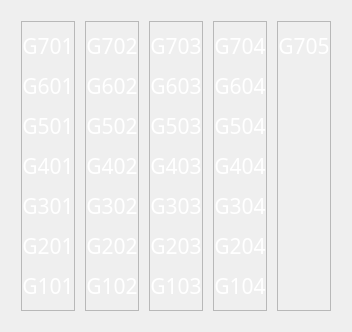
            <widget class="QWidget" name="bay_g_page">
             <layout class="QVBoxLayout" name="verticalLayout_50">
              <item>
               <widget class="QFrame" name="frame_42">
                <property name="frameShape">
                 <enum>QFrame::NoFrame</enum>
                </property>
                <property name="frameShadow">
                 <enum>QFrame::Raised</enum>
                </property>
                <layout class="QHBoxLayout" name="horizontalLayout_11">
                 <property name="spacing">
                  <number>10</number>
                 </property>
                 <property name="leftMargin">
                  <number>10</number>
                 </property>
                 <property name="topMargin">
                  <number>10</number>
                 </property>
                 <property name="rightMargin">
                  <number>10</number>
                 </property>
                 <property name="bottomMargin">
                  <number>10</number>
                 </property>
                 <item>
                  <widget class="QFrame" name="frame_43">
                   <property name="frameShape">
                    <enum>QFrame::StyledPanel</enum>
                   </property>
                   <property name="frameShadow">
                    <enum>QFrame::Raised</enum>
                   </property>
                   <layout class="QVBoxLayout" name="verticalLayout_51">
                    <property name="spacing">
                     <number>10</number>
                    </property>
                    <property name="leftMargin">
                     <number>0</number>
                    </property>
                    <property name="rightMargin">
                     <number>0</number>
                    </property>
                    <item>
                     <widget class="QLabel" name="g701">
                      <property name="font">
                       <font>
                        <family>Mitr SemiBold</family>
                        <pointsize>16</pointsize>
                       </font>
                      </property>
                      <property name="styleSheet">
                       <string notr="true">color: rgb(255, 255, 255);</string>
                      </property>
                      <property name="text">
                       <string>G701</string>
                      </property>
                      <property name="alignment">
                       <set>Qt::AlignCenter</set>
                      </property>
                     </widget>
                    </item>
                    <item>
                     <widget class="QLabel" name="g601">
                      <property name="font">
                       <font>
                        <family>Mitr SemiBold</family>
                        <pointsize>16</pointsize>
                       </font>
                      </property>
                      <property name="styleSheet">
                       <string notr="true">color: rgb(255, 255, 255);</string>
                      </property>
                      <property name="text">
                       <string>G601</string>
                      </property>
                      <property name="alignment">
                       <set>Qt::AlignCenter</set>
                      </property>
                     </widget>
                    </item>
                    <item>
                     <widget class="QLabel" name="g501">
                      <property name="font">
                       <font>
                        <family>Mitr SemiBold</family>
                        <pointsize>16</pointsize>
                       </font>
                      </property>
                      <property name="styleSheet">
                       <string notr="true">color: rgb(255, 255, 255);</string>
                      </property>
                      <property name="text">
                       <string>G501</string>
                      </property>
                      <property name="alignment">
                       <set>Qt::AlignCenter</set>
                      </property>
                     </widget>
                    </item>
                    <item>
                     <widget class="QLabel" name="g401">
                      <property name="font">
                       <font>
                        <family>Mitr SemiBold</family>
                        <pointsize>16</pointsize>
                       </font>
                      </property>
                      <property name="styleSheet">
                       <string notr="true">color: rgb(255, 255, 255);</string>
                      </property>
                      <property name="text">
                       <string>G401</string>
                      </property>
                      <property name="alignment">
                       <set>Qt::AlignCenter</set>
                      </property>
                     </widget>
                    </item>
                    <item>
                     <widget class="QLabel" name="g301">
                      <property name="font">
                       <font>
                        <family>Mitr SemiBold</family>
                        <pointsize>16</pointsize>
                       </font>
                      </property>
                      <property name="styleSheet">
                       <string notr="true">color: rgb(255, 255, 255);</string>
                      </property>
                      <property name="text">
                       <string>G301</string>
                      </property>
                      <property name="alignment">
                       <set>Qt::AlignCenter</set>
                      </property>
                     </widget>
                    </item>
                    <item>
                     <widget class="QLabel" name="g201">
                      <property name="font">
                       <font>
                        <family>Mitr SemiBold</family>
                        <pointsize>16</pointsize>
                       </font>
                      </property>
                      <property name="styleSheet">
                       <string notr="true">color: rgb(255, 255, 255);</string>
                      </property>
                      <property name="text">
                       <string>G201</string>
                      </property>
                      <property name="alignment">
                       <set>Qt::AlignCenter</set>
                      </property>
                     </widget>
                    </item>
                    <item>
                     <widget class="QLabel" name="g101">
                      <property name="font">
                       <font>
                        <family>Mitr SemiBold</family>
                        <pointsize>16</pointsize>
                       </font>
                      </property>
                      <property name="styleSheet">
                       <string notr="true">color: rgb(255, 255, 255);</string>
                      </property>
                      <property name="text">
                       <string>G101</string>
                      </property>
                      <property name="alignment">
                       <set>Qt::AlignCenter</set>
                      </property>
                     </widget>
                    </item>
                   </layout>
                  </widget>
                 </item>
                 <item>
                  <widget class="QFrame" name="frame_44">
                   <property name="frameShape">
                    <enum>QFrame::StyledPanel</enum>
                   </property>
                   <property name="frameShadow">
                    <enum>QFrame::Raised</enum>
                   </property>
                   <layout class="QVBoxLayout" name="verticalLayout_52">
                    <property name="spacing">
                     <number>10</number>
                    </property>
                    <property name="leftMargin">
                     <number>0</number>
                    </property>
                    <property name="rightMargin">
                     <number>0</number>
                    </property>
                    <item>
                     <widget class="QLabel" name="g702">
                      <property name="font">
                       <font>
                        <family>Mitr SemiBold</family>
                        <pointsize>16</pointsize>
                       </font>
                      </property>
                      <property name="styleSheet">
                       <string notr="true">color: rgb(255, 255, 255);</string>
                      </property>
                      <property name="text">
                       <string>G702</string>
                      </property>
                      <property name="alignment">
                       <set>Qt::AlignCenter</set>
                      </property>
                     </widget>
                    </item>
                    <item>
                     <widget class="QLabel" name="g602">
                      <property name="font">
                       <font>
                        <family>Mitr SemiBold</family>
                        <pointsize>16</pointsize>
                       </font>
                      </property>
                      <property name="styleSheet">
                       <string notr="true">color: rgb(255, 255, 255);</string>
                      </property>
                      <property name="text">
                       <string>G602</string>
                      </property>
                      <property name="alignment">
                       <set>Qt::AlignCenter</set>
                      </property>
                     </widget>
                    </item>
                    <item>
                     <widget class="QLabel" name="g502">
                      <property name="font">
                       <font>
                        <family>Mitr SemiBold</family>
                        <pointsize>16</pointsize>
                       </font>
                      </property>
                      <property name="styleSheet">
                       <string notr="true">color: rgb(255, 255, 255);</string>
                      </property>
                      <property name="text">
                       <string>G502</string>
                      </property>
                      <property name="alignment">
                       <set>Qt::AlignCenter</set>
                      </property>
                     </widget>
                    </item>
                    <item>
                     <widget class="QLabel" name="g402">
                      <property name="font">
                       <font>
                        <family>Mitr SemiBold</family>
                        <pointsize>16</pointsize>
                       </font>
                      </property>
                      <property name="styleSheet">
                       <string notr="true">color: rgb(255, 255, 255);</string>
                      </property>
                      <property name="text">
                       <string>G402</string>
                      </property>
                      <property name="alignment">
                       <set>Qt::AlignCenter</set>
                      </property>
                     </widget>
                    </item>
                    <item>
                     <widget class="QLabel" name="g302">
                      <property name="font">
                       <font>
                        <family>Mitr SemiBold</family>
                        <pointsize>16</pointsize>
                       </font>
                      </property>
                      <property name="styleSheet">
                       <string notr="true">color: rgb(255, 255, 255);</string>
                      </property>
                      <property name="text">
                       <string>G302</string>
                      </property>
                      <property name="alignment">
                       <set>Qt::AlignCenter</set>
                      </property>
                     </widget>
                    </item>
                    <item>
                     <widget class="QLabel" name="g202">
                      <property name="font">
                       <font>
                        <family>Mitr SemiBold</family>
                        <pointsize>16</pointsize>
                       </font>
                      </property>
                      <property name="styleSheet">
                       <string notr="true">color: rgb(255, 255, 255);</string>
                      </property>
                      <property name="text">
                       <string>G202</string>
                      </property>
                      <property name="alignment">
                       <set>Qt::AlignCenter</set>
                      </property>
                     </widget>
                    </item>
                    <item>
                     <widget class="QLabel" name="g102">
                      <property name="font">
                       <font>
                        <family>Mitr SemiBold</family>
                        <pointsize>16</pointsize>
                       </font>
                      </property>
                      <property name="styleSheet">
                       <string notr="true">color: rgb(255, 255, 255);</string>
                      </property>
                      <property name="text">
                       <string>G102</string>
                      </property>
                      <property name="alignment">
                       <set>Qt::AlignCenter</set>
                      </property>
                     </widget>
                    </item>
                   </layout>
                  </widget>
                 </item>
                 <item>
                  <widget class="QFrame" name="frame_45">
                   <property name="frameShape">
                    <enum>QFrame::StyledPanel</enum>
                   </property>
                   <property name="frameShadow">
                    <enum>QFrame::Raised</enum>
                   </property>
                   <layout class="QVBoxLayout" name="verticalLayout_53">
                    <property name="spacing">
                     <number>10</number>
                    </property>
                    <property name="leftMargin">
                     <number>0</number>
                    </property>
                    <property name="rightMargin">
                     <number>0</number>
                    </property>
                    <item>
                     <widget class="QLabel" name="g703">
                      <property name="font">
                       <font>
                        <family>Mitr SemiBold</family>
                        <pointsize>16</pointsize>
                       </font>
                      </property>
                      <property name="styleSheet">
                       <string notr="true">color: rgb(255, 255, 255);</string>
                      </property>
                      <property name="text">
                       <string>G703</string>
                      </property>
                      <property name="alignment">
                       <set>Qt::AlignCenter</set>
                      </property>
                     </widget>
                    </item>
                    <item>
                     <widget class="QLabel" name="g603">
                      <property name="font">
                       <font>
                        <family>Mitr SemiBold</family>
                        <pointsize>16</pointsize>
                       </font>
                      </property>
                      <property name="styleSheet">
                       <string notr="true">color: rgb(255, 255, 255);</string>
                      </property>
                      <property name="text">
                       <string>G603</string>
                      </property>
                      <property name="alignment">
                       <set>Qt::AlignCenter</set>
                      </property>
                     </widget>
                    </item>
                    <item>
                     <widget class="QLabel" name="g503">
                      <property name="font">
                       <font>
                        <family>Mitr SemiBold</family>
                        <pointsize>16</pointsize>
                       </font>
                      </property>
                      <property name="styleSheet">
                       <string notr="true">color: rgb(255, 255, 255);</string>
                      </property>
                      <property name="text">
                       <string>G503</string>
                      </property>
                      <property name="alignment">
                       <set>Qt::AlignCenter</set>
                      </property>
                     </widget>
                    </item>
                    <item>
                     <widget class="QLabel" name="g403">
                      <property name="font">
                       <font>
                        <family>Mitr SemiBold</family>
                        <pointsize>16</pointsize>
                       </font>
                      </property>
                      <property name="styleSheet">
                       <string notr="true">color: rgb(255, 255, 255);</string>
                      </property>
                      <property name="text">
                       <string>G403</string>
                      </property>
                      <property name="alignment">
                       <set>Qt::AlignCenter</set>
                      </property>
                     </widget>
                    </item>
                    <item>
                     <widget class="QLabel" name="g303">
                      <property name="font">
                       <font>
                        <family>Mitr SemiBold</family>
                        <pointsize>16</pointsize>
                       </font>
                      </property>
                      <property name="styleSheet">
                       <string notr="true">color: rgb(255, 255, 255);</string>
                      </property>
                      <property name="text">
                       <string>G303</string>
                      </property>
                      <property name="alignment">
                       <set>Qt::AlignCenter</set>
                      </property>
                     </widget>
                    </item>
                    <item>
                     <widget class="QLabel" name="g203">
                      <property name="font">
                       <font>
                        <family>Mitr SemiBold</family>
                        <pointsize>16</pointsize>
                       </font>
                      </property>
                      <property name="styleSheet">
                       <string notr="true">color: rgb(255, 255, 255);</string>
                      </property>
                      <property name="text">
                       <string>G203</string>
                      </property>
                      <property name="alignment">
                       <set>Qt::AlignCenter</set>
                      </property>
                     </widget>
                    </item>
                    <item>
                     <widget class="QLabel" name="g103">
                      <property name="font">
                       <font>
                        <family>Mitr SemiBold</family>
                        <pointsize>16</pointsize>
                       </font>
                      </property>
                      <property name="styleSheet">
                       <string notr="true">color: rgb(255, 255, 255);</string>
                      </property>
                      <property name="text">
                       <string>G103</string>
                      </property>
                      <property name="alignment">
                       <set>Qt::AlignCenter</set>
                      </property>
                     </widget>
                    </item>
                   </layout>
                  </widget>
                 </item>
                 <item>
                  <widget class="QFrame" name="frame_46">
                   <property name="frameShape">
                    <enum>QFrame::StyledPanel</enum>
                   </property>
                   <property name="frameShadow">
                    <enum>QFrame::Raised</enum>
                   </property>
                   <layout class="QVBoxLayout" name="verticalLayout_54">
                    <property name="spacing">
                     <number>10</number>
                    </property>
                    <property name="leftMargin">
                     <number>0</number>
                    </property>
                    <property name="rightMargin">
                     <number>0</number>
                    </property>
                    <item>
                     <widget class="QLabel" name="g704">
                      <property name="font">
                       <font>
                        <family>Mitr SemiBold</family>
                        <pointsize>16</pointsize>
                       </font>
                      </property>
                      <property name="styleSheet">
                       <string notr="true">color: rgb(255, 255, 255);</string>
                      </property>
                      <property name="text">
                       <string>G704</string>
                      </property>
                      <property name="alignment">
                       <set>Qt::AlignCenter</set>
                      </property>
                     </widget>
                    </item>
                    <item>
                     <widget class="QLabel" name="g604">
                      <property name="font">
                       <font>
                        <family>Mitr SemiBold</family>
                        <pointsize>16</pointsize>
                       </font>
                      </property>
                      <property name="styleSheet">
                       <string notr="true">color: rgb(255, 255, 255);</string>
                      </property>
                      <property name="text">
                       <string>G604</string>
                      </property>
                      <property name="alignment">
                       <set>Qt::AlignCenter</set>
                      </property>
                     </widget>
                    </item>
                    <item>
                     <widget class="QLabel" name="g504">
                      <property name="font">
                       <font>
                        <family>Mitr SemiBold</family>
                        <pointsize>16</pointsize>
                       </font>
                      </property>
                      <property name="styleSheet">
                       <string notr="true">color: rgb(255, 255, 255);</string>
                      </property>
                      <property name="text">
                       <string>G504</string>
                      </property>
                      <property name="alignment">
                       <set>Qt::AlignCenter</set>
                      </property>
                     </widget>
                    </item>
                    <item>
                     <widget class="QLabel" name="g404">
                      <property name="font">
                       <font>
                        <family>Mitr SemiBold</family>
                        <pointsize>16</pointsize>
                       </font>
                      </property>
                      <property name="styleSheet">
                       <string notr="true">color: rgb(255, 255, 255);</string>
                      </property>
                      <property name="text">
                       <string>G404</string>
                      </property>
                      <property name="alignment">
                       <set>Qt::AlignCenter</set>
                      </property>
                     </widget>
                    </item>
                    <item>
                     <widget class="QLabel" name="g304">
                      <property name="font">
                       <font>
                        <family>Mitr SemiBold</family>
                        <pointsize>16</pointsize>
                       </font>
                      </property>
                      <property name="styleSheet">
                       <string notr="true">color: rgb(255, 255, 255);</string>
                      </property>
                      <property name="text">
                       <string>G304</string>
                      </property>
                      <property name="alignment">
                       <set>Qt::AlignCenter</set>
                      </property>
                     </widget>
                    </item>
                    <item>
                     <widget class="QLabel" name="g204">
                      <property name="font">
                       <font>
                        <family>Mitr SemiBold</family>
                        <pointsize>16</pointsize>
                       </font>
                      </property>
                      <property name="styleSheet">
                       <string notr="true">color: rgb(255, 255, 255);</string>
                      </property>
                      <property name="text">
                       <string>G204</string>
                      </property>
                      <property name="alignment">
                       <set>Qt::AlignCenter</set>
                      </property>
                     </widget>
                    </item>
                    <item>
                     <widget class="QLabel" name="g104">
                      <property name="font">
                       <font>
                        <family>Mitr SemiBold</family>
                        <pointsize>16</pointsize>
                       </font>
                      </property>
                      <property name="styleSheet">
                       <string notr="true">color: rgb(255, 255, 255);</string>
                      </property>
                      <property name="text">
                       <string>G104</string>
                      </property>
                      <property name="alignment">
                       <set>Qt::AlignCenter</set>
                      </property>
                     </widget>
                    </item>
                   </layout>
                  </widget>
                 </item>
                 <item>
                  <widget class="QFrame" name="frame_47">
                   <property name="frameShape">
                    <enum>QFrame::StyledPanel</enum>
                   </property>
                   <property name="frameShadow">
                    <enum>QFrame::Raised</enum>
                   </property>
                   <layout class="QVBoxLayout" name="verticalLayout_55">
                    <property name="spacing">
                     <number>10</number>
                    </property>
                    <property name="leftMargin">
                     <number>0</number>
                    </property>
                    <property name="rightMargin">
                     <number>0</number>
                    </property>
                    <item>
                     <widget class="QLabel" name="g705">
                      <property name="font">
                       <font>
                        <family>Mitr SemiBold</family>
                        <pointsize>16</pointsize>
                       </font>
                      </property>
                      <property name="styleSheet">
                       <string notr="true">color: rgb(255, 255, 255);</string>
                      </property>
                      <property name="text">
                       <string>G705</string>
                      </property>
                      <property name="alignment">
                       <set>Qt::AlignCenter</set>
                      </property>
                     </widget>
                    </item>
                    <item>
                     <widget class="QLabel" name="g601_5">
                      <property name="font">
                       <font>
                        <family>Mitr SemiBold</family>
                        <pointsize>16</pointsize>
                       </font>
                      </property>
                      <property name="text">
                       <string/>
                      </property>
                      <property name="alignment">
                       <set>Qt::AlignCenter</set>
                      </property>
                     </widget>
                    </item>
                    <item>
                     <widget class="QLabel" name="g501_5">
                      <property name="font">
                       <font>
                        <family>Mitr SemiBold</family>
                        <pointsize>16</pointsize>
                       </font>
                      </property>
                      <property name="text">
                       <string/>
                      </property>
                      <property name="alignment">
                       <set>Qt::AlignCenter</set>
                      </property>
                     </widget>
                    </item>
                    <item>
                     <widget class="QLabel" name="g401_5">
                      <property name="font">
                       <font>
                        <family>Mitr SemiBold</family>
                        <pointsize>16</pointsize>
                       </font>
                      </property>
                      <property name="text">
                       <string/>
                      </property>
                      <property name="alignment">
                       <set>Qt::AlignCenter</set>
                      </property>
                     </widget>
                    </item>
                    <item>
                     <widget class="QLabel" name="g301_5">
                      <property name="font">
                       <font>
                        <family>Mitr SemiBold</family>
                        <pointsize>16</pointsize>
                       </font>
                      </property>
                      <property name="text">
                       <string/>
                      </property>
                      <property name="alignment">
                       <set>Qt::AlignCenter</set>
                      </property>
                     </widget>
                    </item>
                    <item>
                     <widget class="QLabel" name="g201_5">
                      <property name="font">
                       <font>
                        <family>Mitr SemiBold</family>
                        <pointsize>16</pointsize>
                       </font>
                      </property>
                      <property name="text">
                       <string/>
                      </property>
                      <property name="alignment">
                       <set>Qt::AlignCenter</set>
                      </property>
                     </widget>
                    </item>
                    <item>
                     <widget class="QLabel" name="g101_5">
                      <property name="font">
                       <font>
                        <family>Mitr SemiBold</family>
                        <pointsize>16</pointsize>
                       </font>
                      </property>
                      <property name="text">
                       <string/>
                      </property>
                      <property name="alignment">
                       <set>Qt::AlignCenter</set>
                      </property>
                     </widget>
                    </item>
                   </layout>
                  </widget>
                 </item>
                </layout>
               </widget>
              </item>
             </layout>
            </widget>
